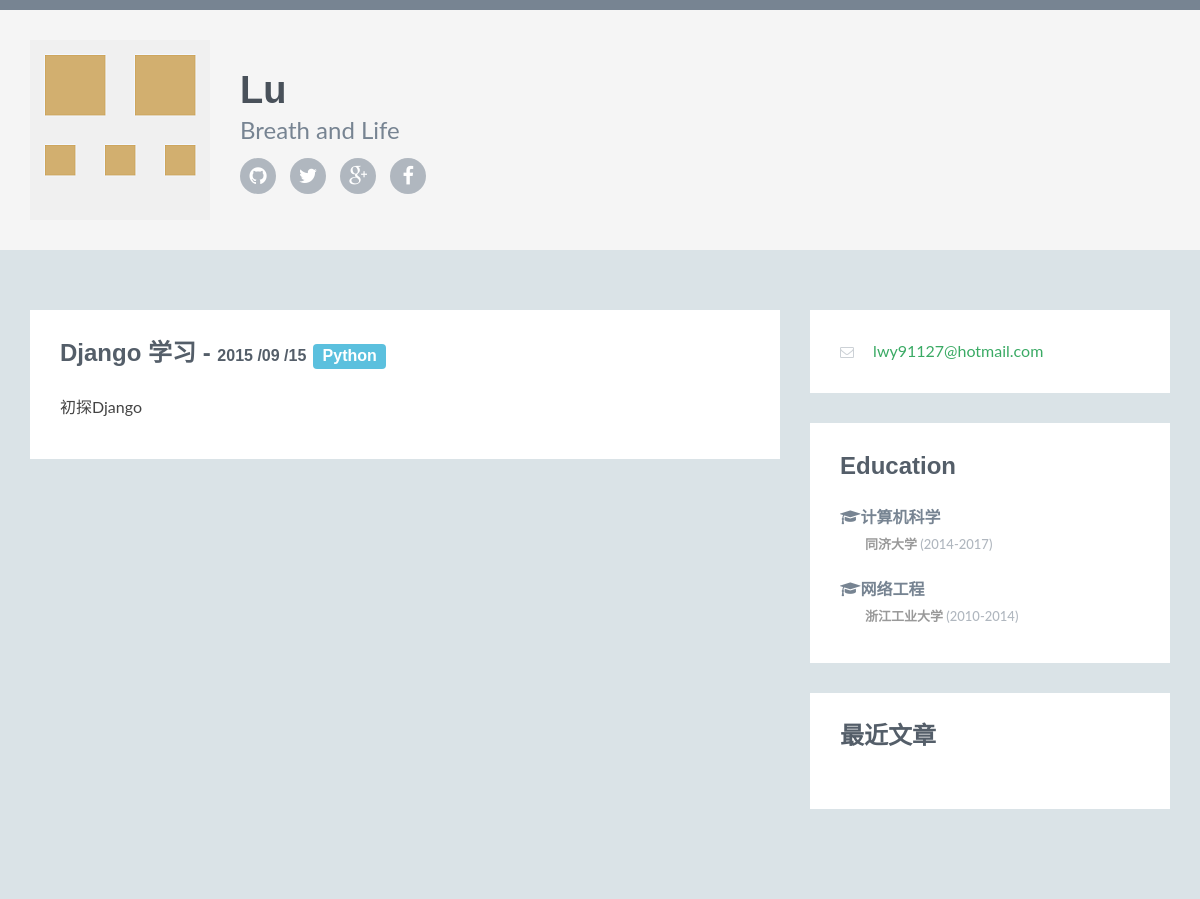
The app's page /5/ with its own data.
### article/models.py (models this page shows, shortened)
class Article(models.Model):
    title = models.CharField(max_length = 100)
    category = models.CharField(max_length = 50, blank = True)
    date_time = models.DateTimeField(auto_now_add = True)
    content = models.TextField(blank = True, null = True)
    class Meta: #元选项设置时间降序排序
        ordering = ['-date_time']

### article/views.py (the view)
# urls.py: url(r'^(?P<id>\d+)/$', 'article.views.detail', name='detail'),
def detail(request,id):
    try:
        post = Article.objects.get(id=str(id))
    except Article.DoesNotExist:
        raise Http404
    return render(request,'post.html',{'post':post})

### article/templatetags/custom_markdown.py (called while the page is built)
@register.filter(is_safe = True) #注册template filter
@stringfilter #字符串做参数
def custom_markdown(value):
    return mark_safe(markdown.markdown(value,
        extensions = ['markdown.extensions.fenced_code', 'markdown.extensions.codehilite'],
                                       safe_mode=True,
                                       enable_attributes=False))

### templates/post.html
{% extends "base.html" %} {% load custom_markdown %} {% block content %}
<section class="section">
  <div class="section-inner">
    <h2 class="heading">{{ post.title }} - <span class="year">{{ post.date_time |date:"Y /m /d"}}</span> <span class="label label-info category"><a href="#">{{ post.category }}</a></span></h2>
    <div class="content">
      <p>
        {{ post.content | custom_markdown}}
      </p>
    </div>
  </div>
</section>
{% endblock %}

### static/assets/css/styles.css (style rules this page uses)
body { font-family: 'Lato', arial, sans-serif; color: #434343; background: #dae3e7; font-size: 16px; -webkit-font-smoothing: antialiased; -moz-osx-font-smoothing: grayscale; }
h1, h2, h3, h4, h5, h6 { font-family: 'Montserrat', sans-serif; font-weight: 700; color: #778492; }
a { color: #3aaa64; -webkit-transition: all 0.4s ease-in-out; -moz-transition: all 0.4s ease-in-out; -ms-transition: all 0.4s ease-in-out; -o-transition: all 0.4s ease-in-out; }
.section { margin-bottom: 30px; }
.section .section-inner { background: #fff; padding: 30px; }
.section .heading { margin-top: 0; margin-bottom: 30px; color: #545e69; font-size: 24px; }
.section .heading .year { font-size: 16px; }
.section .heading .category { font-size: 16px; }
.section .heading .category a { color: #fff; }

### records on screen
Article: title "Django 学习", date_time "2015 /09 /15", category "Python", content|custom_markdown "初探Django"
